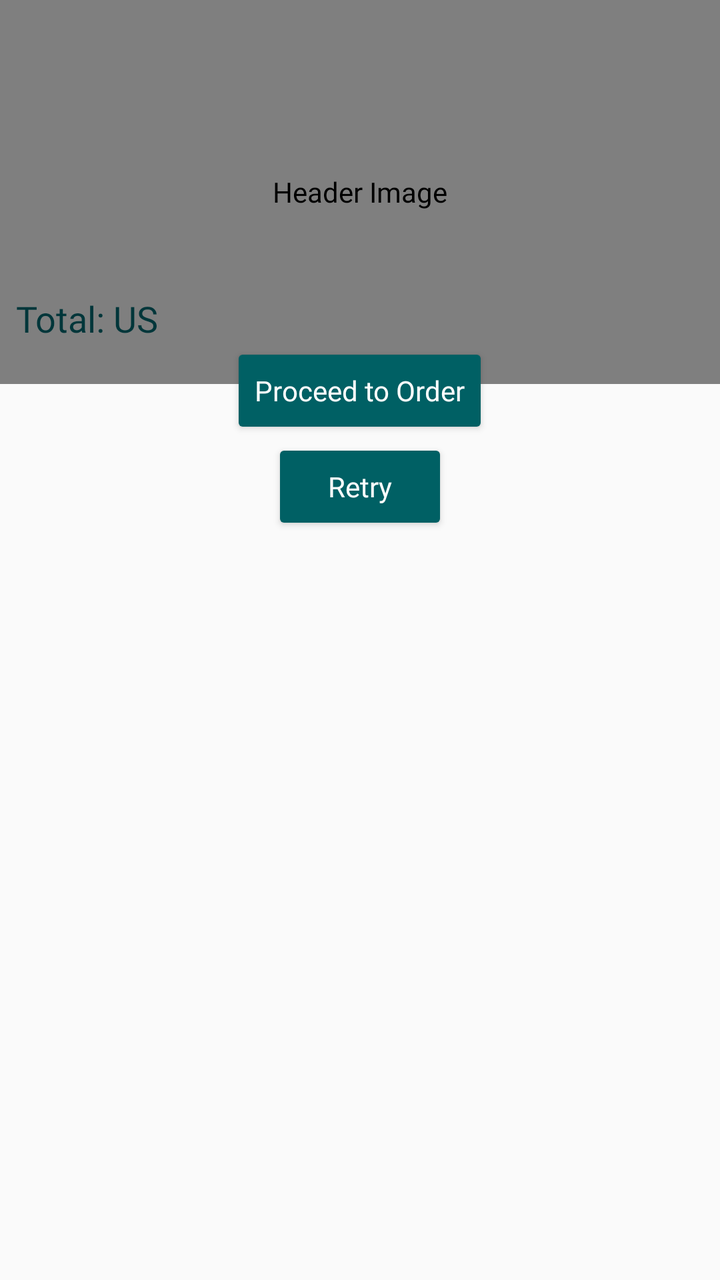
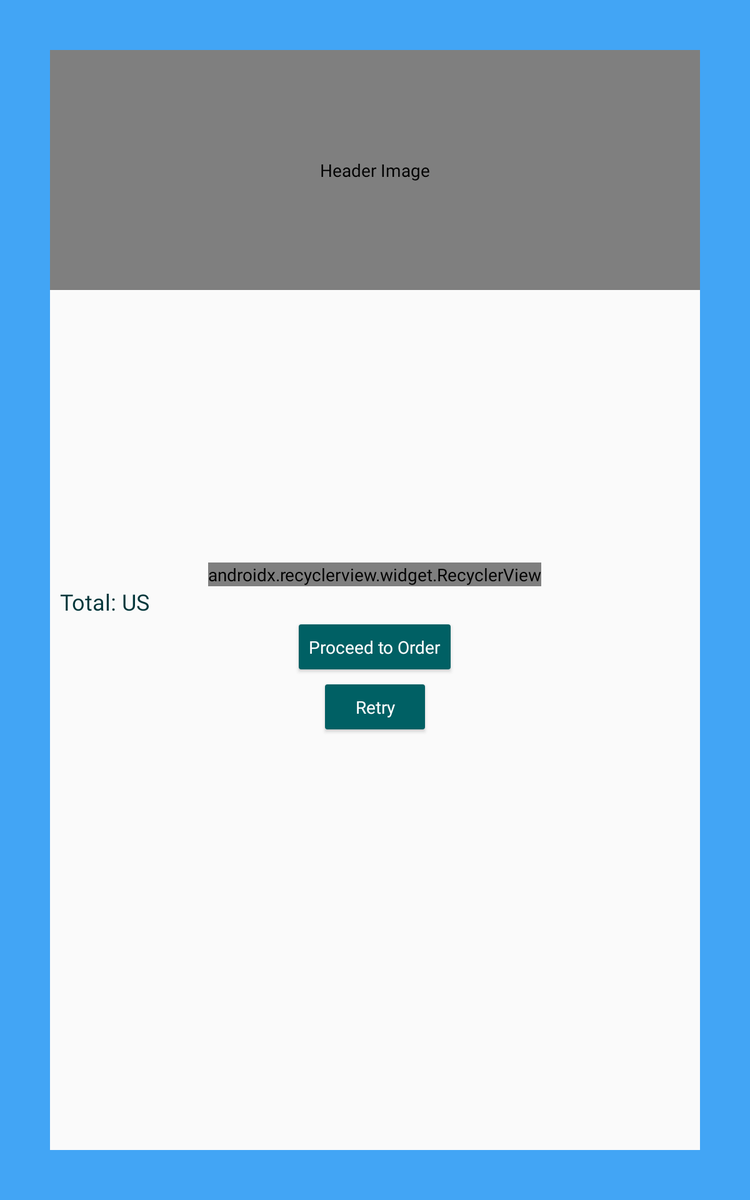

Two renders of one Android screen. The first uses the default layout on a phone; the second uses the alternative layout the repository ships for a different screen configuration, on a matching device. The two XML files are below.
<!-- AndroidManifest.xml: activity theme NoActionBar -->
<!-- res/layout/activity_cart.xml -->
<android.support.design.widget.CoordinatorLayout xmlns:android="http://schemas.android.com/apk/res/android"
    xmlns:app="http://schemas.android.com/apk/res-auto"
    xmlns:tools="http://schemas.android.com/tools"
    android:id="@+id/cartActivityParent"
    android:layout_width="match_parent"
    android:layout_height="match_parent">

    <android.support.design.widget.AppBarLayout
        android:layout_width="match_parent"
        android:layout_height="@dimen/cart_activity_app_bar_height"
        android:theme="@style/ThemeOverlay.AppCompat.Dark.ActionBar">

        <android.support.design.widget.CollapsingToolbarLayout
            android:id="@+id/cartCollapsingToolbar"
            android:layout_width="match_parent"
            android:layout_height="match_parent"
            app:contentScrim="?attr/colorPrimary"
            app:layout_scrollFlags="scroll|exitUntilCollapsed">

            <com.flaviofaria.kenburnsview.KenBurnsView
                android:id="@+id/headerImage"
                android:layout_width="match_parent"
                android:layout_height="match_parent"
                android:contentDescription="@string/content_description_header_image"
                android:scaleType="centerCrop" />

            <android.support.v7.widget.Toolbar
                android:id="@+id/cartToolbar"
                android:layout_width="match_parent"
                android:layout_height="?attr/actionBarSize"
                app:layout_collapseMode="pin" />
        </android.support.design.widget.CollapsingToolbarLayout>
    </android.support.design.widget.AppBarLayout>

    <android.support.v4.widget.NestedScrollView
        android:layout_width="match_parent"
        android:layout_height="match_parent"
        app:behavior_overlapTop="@dimen/cart_activity_nested_scroll_overlap"
        app:layout_behavior="@string/appbar_scrolling_view_behavior">


        <LinearLayout
            android:layout_width="match_parent"
            android:layout_height="match_parent"
            android:orientation="vertical">

            <android.support.v7.widget.RecyclerView
                android:id="@+id/categoryCartProductsRecyclerView"
                android:layout_width="match_parent"
                android:layout_height="wrap_content"
                android:layoutAnimation="@anim/slide_right_layout_animation"
                android:orientation="vertical"
                android:visibility="visible"
                app:layoutManager="android.support.v7.widget.LinearLayoutManager" />


            <include
                android:id="@+id/cartProductEmptyState"
                layout="@layout/empty_state_cart"
                android:layout_width="wrap_content"
                android:layout_height="wrap_content"
                android:layout_gravity="center"
                android:visibility="gone" />


            <TextView
                android:id="@+id/totalPriceTextView"
                android:layout_width="wrap_content"
                android:layout_height="wrap_content"
                android:layout_gravity="start"
                android:layout_marginEnd="@dimen/cart_activity_price_text_margin_end"
                android:layout_marginStart="@dimen/cart_activity_price_text_margin_end"
                android:fontFamily="@font/poppins"
                android:textColor="@color/secondaryDarkColor"
                android:textColorHighlight="@color/secondaryColor"
                android:textSize="@dimen/cart_activity_price_text_size"
                tools:text="@string/label_total_price_cart" />


            <Button
                android:id="@+id/orderButton"
                style="@style/Base.Widget.AppCompat.Button.Colored"
                android:layout_width="wrap_content"
                android:layout_height="wrap_content"
                android:layout_gravity="bottom|center"
                android:text="@string/button_proceed_to_order_text"
                android:textAllCaps="false" />

            <Button
                android:id="@+id/retryConnectionButton"
                style="@style/Base.Widget.AppCompat.Button.Colored"
                android:layout_width="wrap_content"
                android:layout_height="wrap_content"
                android:layout_gravity="center"
                android:text="@string/retry_connection_button_label"
                android:textAllCaps="false" />

        </LinearLayout>

    </android.support.v4.widget.NestedScrollView>
</android.support.design.widget.CoordinatorLayout>
<!-- res/layout/empty_state_cart.xml (included above) -->
<?xml version="1.0" encoding="utf-8"?>
<LinearLayout xmlns:android="http://schemas.android.com/apk/res/android"
    xmlns:app="http://schemas.android.com/apk/res-auto"
    xmlns:tools="http://schemas.android.com/tools"
    android:layout_width="match_parent"
    android:layout_height="match_parent"
    android:orientation="vertical"
    tools:ignore="UseCompoundDrawables">

    <TextView
        android:layout_width="wrap_content"
        android:layout_height="wrap_content"
        android:layout_gravity="center"
        android:layout_marginTop="@dimen/empty_state_margin_top"
        android:gravity="center"
        android:text="@string/label_cart_empty_state" />

    <ImageView
        android:layout_width="match_parent"
        android:layout_height="wrap_content"
        android:layout_gravity="center"
        android:layout_marginTop="@dimen/cart_empty_state_image_margin_top"
        android:contentDescription="@string/content_description_cart_empty_state"
        app:srcCompat="@drawable/empty_cart_layer" />

</LinearLayout>
<!-- resources referenced by this layout -->
<resources>
  <color name="secondaryColor">#006064</color>
  <color name="secondaryDarkColor">#00363a</color>
  <dimen name="cart_activity_app_bar_height">192dp</dimen>
  <dimen name="cart_activity_nested_scroll_overlap">64dp</dimen>
  <dimen name="cart_activity_price_text_margin_end">8dp</dimen>
  <dimen name="cart_activity_price_text_size">18sp</dimen>
  <dimen name="cart_empty_state_image_margin_top">16dp</dimen>
  <dimen name="empty_state_margin_top">100dp</dimen>
  <!-- drawable empty_cart_layer (drawable) -->
  <layer-list xmlns:android="http://schemas.android.com/apk/res/android">
      <item android:drawable="@drawable/ic_empty_cart" />
  </layer-list>
  <string name="button_proceed_to_order_text">Proceed to Order</string>
  <string name="content_description_cart_empty_state">Your cart is empty image</string>
  <string name="content_description_header_image">Header Image</string>
  <string name="label_cart_empty_state">Your Cart Is Empty,   Add some Items so you can order</string>
  <string name="label_total_price_cart">Total: US </string>
  <string name="retry_connection_button_label">Retry</string>
  <style name="NoActionBar" parent="Theme.AppCompat.Light.NoActionBar">
          <item name="colorPrimary">@color/primaryColor</item>
          <item name="colorPrimaryDark">@color/primaryDarkColor</item>
          <item name="colorAccent">@color/secondaryColor</item>
          <item name="android:fontFamily">@font/poppins_medium</item>
      </style>
  <!-- drawable ic_empty_cart (drawable) -->
  <vector xmlns:android="http://schemas.android.com/apk/res/android"
      android:width="50dp"
      android:height="50dp"
      android:viewportHeight="24"
      android:viewportWidth="24">
      <path
          android:fillColor="#0277bd"
          android:pathData="M17,18A2,2 0 0,1 19,20A2,2 0 0,1 17,22C15.89,22 15,21.1 15,20C15,18.89 15.89,18 17,18M1,2H4.27L5.21,4H20A1,1 0 0,1 21,5C21,5.17 20.95,5.34 20.88,5.5L17.3,11.97C16.96,12.58 16.3,13 15.55,13H8.1L7.2,14.63L7.17,14.75A0.25,0.25 0 0,0 7.42,15H19V17H7C5.89,17 5,16.1 5,15C5,14.65 5.09,14.32 5.24,14.04L6.6,11.59L3,4H1V2M7,18A2,2 0 0,1 9,20A2,2 0 0,1 7,22C5.89,22 5,21.1 5,20C5,18.89 5.89,18 7,18M16,11L18.78,6H6.14L8.5,11H16Z" />
  </vector>
  <color name="primaryColor">#1976d2</color>
  <color name="primaryDarkColor">#004ba0</color>
</resources>
<!-- res/layout-sw600dp/activity_cart.xml (the repository's variant of the layout above) -->
<!-- drawn on a 7-inch tablet held upright -->
<LinearLayout xmlns:android="http://schemas.android.com/apk/res/android"
    xmlns:app="http://schemas.android.com/apk/res-auto"
    xmlns:tools="http://schemas.android.com/tools"
    android:id="@+id/cartParentTablet"
    android:layout_width="match_parent"
    android:layout_height="match_parent"
    android:background="@color/lightSky"
    tools:ignore="InconsistentLayout">


    <android.support.design.widget.CoordinatorLayout
        android:id="@+id/cartActivityParent"
        android:layout_width="match_parent"
        android:layout_height="match_parent"
        android:layout_margin="@dimen/parent_margin_sw"
        android:background="@color/lightWhite">

        <android.support.design.widget.AppBarLayout
            android:layout_width="match_parent"
            android:layout_height="@dimen/cart_activity_app_bar_height"
            android:theme="@style/ThemeOverlay.AppCompat.Dark.ActionBar">

            <android.support.design.widget.CollapsingToolbarLayout
                android:id="@+id/cartCollapsingToolbar"
                android:layout_width="match_parent"
                android:layout_height="match_parent"
                app:contentScrim="?attr/colorPrimary"
                app:layout_scrollFlags="scroll|exitUntilCollapsed"
                tools:ignore="NewApi">

                <com.flaviofaria.kenburnsview.KenBurnsView
                    android:id="@+id/headerImage"
                    android:layout_width="match_parent"
                    android:layout_height="match_parent"
                    android:contentDescription="@string/content_description_header_image"
                    android:scaleType="centerCrop" />

                <android.support.v7.widget.Toolbar
                    android:id="@+id/cartToolbar"
                    android:layout_width="match_parent"
                    android:layout_height="?attr/actionBarSize"
                    app:layout_collapseMode="pin" />
            </android.support.design.widget.CollapsingToolbarLayout>
        </android.support.design.widget.AppBarLayout>

        <android.support.v4.widget.NestedScrollView
            android:layout_width="match_parent"
            android:layout_height="match_parent"
            app:behavior_overlapTop="@dimen/cart_activity_nested_scroll_overlap"
            app:layout_behavior="@string/appbar_scrolling_view_behavior">


            <LinearLayout
                android:layout_width="match_parent"
                android:layout_height="match_parent"
                android:layout_gravity="center"
                android:orientation="vertical">

                <android.support.v7.widget.RecyclerView
                    android:id="@+id/categoryCartProductsRecyclerView"
                    android:layout_width="wrap_content"
                    android:layout_height="wrap_content"
                    android:layout_gravity="center"
                    android:orientation="vertical"
                    app:layoutManager="android.support.v7.widget.LinearLayoutManager" />

                <include
                    android:id="@+id/cartProductEmptyState"
                    layout="@layout/empty_state_cart"
                    android:layout_width="wrap_content"
                    android:layout_height="wrap_content"
                    android:layout_gravity="center"
                    android:visibility="gone" />


                <TextView
                    android:id="@+id/totalPriceTextView"
                    android:layout_width="wrap_content"
                    android:layout_height="wrap_content"
                    android:layout_gravity="start"
                    android:layout_marginEnd="@dimen/cart_activity_price_text_margin_end"
                    android:layout_marginStart="@dimen/cart_activity_price_text_margin_end"
                    android:fontFamily="@font/poppins"
                    android:textColor="@color/secondaryDarkColor"
                    android:textColorHighlight="@color/secondaryColor"
                    android:textSize="@dimen/cart_activity_price_text_size"
                    tools:text="@string/label_total_price_cart" />


                <Button
                    android:id="@+id/orderButton"
                    style="@style/Base.Widget.AppCompat.Button.Colored"
                    android:layout_width="wrap_content"
                    android:layout_height="wrap_content"
                    android:layout_gravity="bottom|center"
                    android:text="@string/button_proceed_to_order_text"
                    android:textAllCaps="false" />

                <Button
                    android:id="@+id/retryConnectionButton"
                    style="@style/Base.Widget.AppCompat.Button.Colored"
                    android:layout_width="wrap_content"
                    android:layout_height="wrap_content"
                    android:layout_gravity="center"
                    android:text="@string/retry_connection_button_label"
                    android:textAllCaps="false" />

            </LinearLayout>

        </android.support.v4.widget.NestedScrollView>
    </android.support.design.widget.CoordinatorLayout>
</LinearLayout>
<!-- resources referenced by the variant -->
<!-- as a 7-inch tablet held upright resolves them -->
<resources>
  <color name="lightSky">#42a5f5</color>
  <color name="lightWhite">#fafafa</color>
  <color name="secondaryColor">#006064</color>
  <color name="secondaryDarkColor">#00363a</color>
  <!-- from res/values-w600dp/ -->
  <dimen name="cart_activity_app_bar_height">192dp</dimen>
  <!-- from res/values-w600dp/ -->
  <dimen name="cart_activity_nested_scroll_overlap">120dp</dimen>
  <!-- from res/values-w600dp/ -->
  <dimen name="cart_activity_price_text_margin_end">8dp</dimen>
  <!-- from res/values-w600dp/ -->
  <dimen name="cart_activity_price_text_size">18sp</dimen>
  <!-- from res/values-w600dp/ -->
  <dimen name="cart_empty_state_image_margin_top">16dp</dimen>
  <!-- from res/values-w600dp/ -->
  <dimen name="empty_state_margin_top">100dp</dimen>
  <!-- from res/values-w600dp/ -->
  <dimen name="parent_margin_sw">40dp</dimen>
  <!-- drawable empty_cart_layer (drawable) -->
  <layer-list xmlns:android="http://schemas.android.com/apk/res/android">
      <item android:drawable="@drawable/ic_empty_cart" />
  </layer-list>
  <string name="button_proceed_to_order_text">Proceed to Order</string>
  <string name="content_description_cart_empty_state">Your cart is empty image</string>
  <string name="content_description_header_image">Header Image</string>
  <string name="label_cart_empty_state">Your Cart Is Empty,   Add some Items so you can order</string>
  <string name="label_total_price_cart">Total: US </string>
  <string name="retry_connection_button_label">Retry</string>
  <style name="NoActionBar" parent="Theme.AppCompat.Light.NoActionBar">
          <item name="colorPrimary">@color/primaryColor</item>
          <item name="colorPrimaryDark">@color/primaryDarkColor</item>
          <item name="colorAccent">@color/secondaryColor</item>
          <item name="android:fontFamily">@font/poppins_medium</item>
      </style>
  <!-- drawable ic_empty_cart (drawable) -->
  <vector xmlns:android="http://schemas.android.com/apk/res/android"
      android:width="50dp"
      android:height="50dp"
      android:viewportHeight="24"
      android:viewportWidth="24">
      <path
          android:fillColor="#0277bd"
          android:pathData="M17,18A2,2 0 0,1 19,20A2,2 0 0,1 17,22C15.89,22 15,21.1 15,20C15,18.89 15.89,18 17,18M1,2H4.27L5.21,4H20A1,1 0 0,1 21,5C21,5.17 20.95,5.34 20.88,5.5L17.3,11.97C16.96,12.58 16.3,13 15.55,13H8.1L7.2,14.63L7.17,14.75A0.25,0.25 0 0,0 7.42,15H19V17H7C5.89,17 5,16.1 5,15C5,14.65 5.09,14.32 5.24,14.04L6.6,11.59L3,4H1V2M7,18A2,2 0 0,1 9,20A2,2 0 0,1 7,22C5.89,22 5,21.1 5,20C5,18.89 5.89,18 7,18M16,11L18.78,6H6.14L8.5,11H16Z" />
  </vector>
  <color name="primaryColor">#1976d2</color>
  <color name="primaryDarkColor">#004ba0</color>
</resources>
